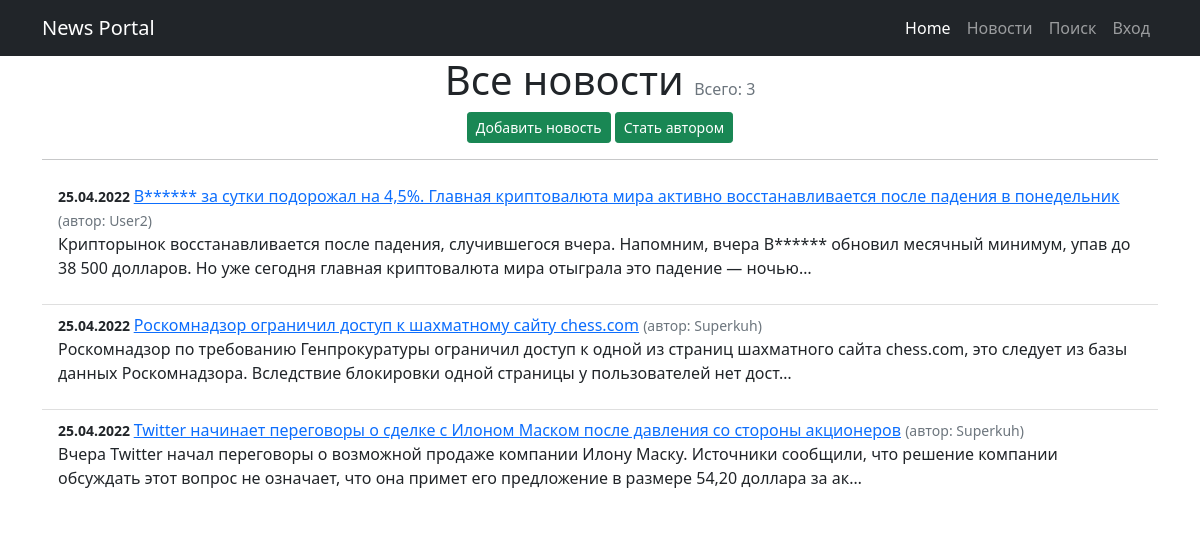
The page /news/ on the database as committed earlier.
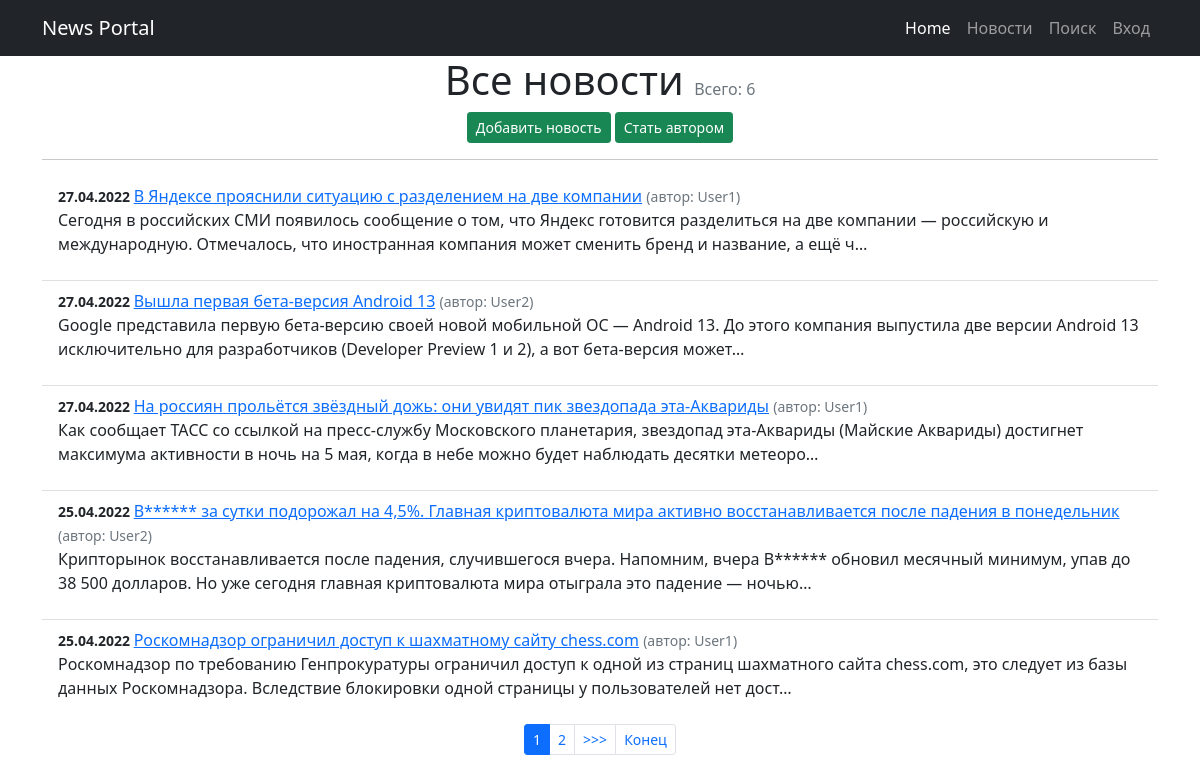
The same page on the database as committed later.
### news/models.py (models this page shows, shortened)
class Post(models.Model):
    article = 'AR'
    news = 'NW'
    POST_TYPE = [
        (article, 'статья'),
        (news, 'новость'),
    ]
    author = models.ForeignKey(Author, on_delete=models.CASCADE)
    post_type = models.CharField(
        max_length=2, choices=POST_TYPE, default=article)
    date = models.DateTimeField(auto_now_add=True)
    title = models.CharField(max_length=255)
    text = models.TextField()
    rating = models.IntegerField(default=0)
    category = models.ManyToManyField(
        Category, through='PostCategory')

class Author(models.Model):
    username = models.OneToOneField(
        User, on_delete=models.CASCADE, primary_key=True)
    rating = models.IntegerField(default=0)
    def __str__(self):
        return self.username.username.title()

### news/views.py (the view)
# urls.py: path('', NewsList.as_view()),
class NewsList(ListView):
    model = Post
    ordering = '-date'
    template_name = 'news_list.html'
    context_object_name = 'news_list'
    paginate_by = 5
    def get_context_data(self, **kwargs):
        context = super().get_context_data(**kwargs)
        context['is_not_authors'] = not self.request.user.groups.filter(
            name='authors').exists()
        return context

### news/templatetags/custom_filters.py (called while the page is built)
@register.filter()
def format_date(value):
    return value.strftime("%d.%m.%Y")

@register.filter()
def censor(text):
    if type(text) != str:
        return "Type error. Is not string"
    for word in CENSOR_WORDS:
        text = re.sub(r'(?:'+word[1:]+'?)[^\s]+',
                      ("*" * (len(word) - 1)), text)
    return text

### templates/news_list.html (shortened to what this page needs)
{% extends 'flatpages/default.html' %}
{% load custom_filters %}
{% block content %}
<h1 class="text-center">Все новости <span class="text-muted fs-6 fw-normal">Всего: {{ page_obj.paginator.count }}</span></h1>
<p class="text-center">
    <a href="{% url 'news_post_create' %}" class="btn btn-success btn-sm">Добавить новость</a>
    {% if is_not_authors %}
        <a href="/upgrade" class="btn btn-success btn-sm">Стать автором</a>
    {% endif %}
</p>
<hr>
<ul class="list-group list-group-flush">
    {% for newspost in news_list %}
        <li class="list-group-item">
            <small class="fw-bold">{{ newspost.date | format_date }} </small>
            <a href="{% url 'news_post' newspost.id %}">{{ newspost.title | censor}}</a>
            <small class="text-muted ">(автор: {{ newspost.author}})</small>
            <p>{{newspost.text | censor | truncatechars:210}}</p>
        </li>
    {% endfor %}
</ul>
{% if is_paginated %}
<nav aria-label="...">
    <ul class="pagination pagination-sm justify-content-center">
    {% for num in page_obj.paginator.page_range %}
        {% if page_obj.number == num %}
            <li class="page-item active"><a class="page-link">{{ num }}</a></li>
        {% elif num > page_obj.number|add:'-3' and num < page_obj.number|add:'3' %}
            <li class="page-item"><a class="page-link" href="?page={{ num }}">{{ num }}</a></li>
        {% endif %}
    {% endfor %}
    {% if page_obj.has_next %}
        <li class="page-item"><a class="page-link" href="?page={{ page_obj.next_page_number }}">>>></a></li>
        <li class="page-item"><a class="page-link" href="?page={{ page_obj.paginator.num_pages }}">Конец</a></li>
    {% endif %}
{% endif %}
</ul>
</nav>
{% endblock content %}

Rows that differ between the two databases and show on the page:
no longer on this page (row unchanged): Post: date "25.04.2022", title|censor "Twitter начинает переговоры о сделке с Илоном Маском после давления со стороны акционеров", author "Superkuh", text|censor "Вчера Twitter начал переговоры о возможной продаже компании Илону Маску. Источники сообщили, что решение компании обсуждать этот вопрос не означает, что она примет его предложение в размере 54,20 доллара за ак…"
added Post: date "27.04.2022", title|censor "В Яндексе прояснили ситуацию с разделением на две компании", author "User1", text|censor "Сегодня в российских СМИ появилось сообщение о том, что Яндекс готовится разделиться на две компании — российскую и международную. Отмечалось, что иностранная компания может сменить бренд и название, а ещё ч…"
added Post: date "27.04.2022", title|censor "Вышла первая бета-версия Android 13", author "User2", text|censor "Google представила первую бета-версию своей новой мобильной ОС — Android 13. До этого компания выпустила две версии Android 13 исключительно для разработчиков (Developer Preview 1 и 2), а вот бета-версия может…"
added Post: date "27.04.2022", title|censor "На россиян прольётся звёздный дожь: они увидят пик звездопада эта-Аквариды", author "User1", text|censor "Как сообщает ТАСС со ссылкой на пресс-службу Московского планетария, звездопад эта-Аквариды (Майские Аквариды) достигнет максимума активности в ночь на 5 мая, когда в небе можно будет наблюдать десятки метеоро…"
changed through a linked row, Post "Роскомнадзор ограничил доступ к шахматному сайту chess.com": author "Superkuh" → "User1"
Other text that changed with them:
{{ page_obj.paginator.count }}: "3" → "6"
new list line: "1"
new list line: "2"
text now shown: ">>> Конец"
